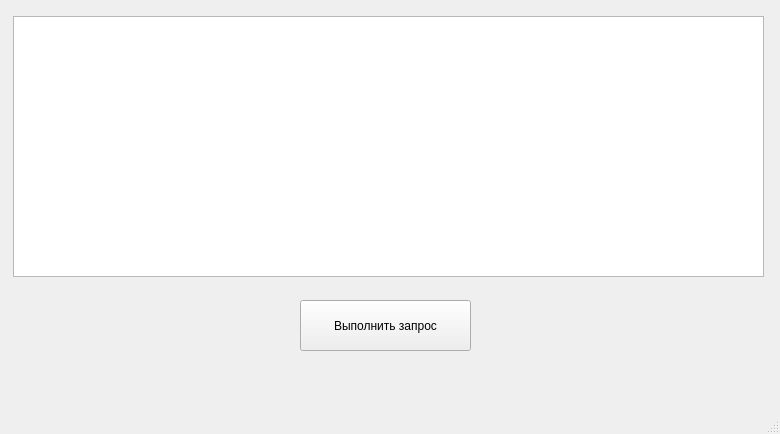
<?xml version="1.0" encoding="UTF-8"?>
<ui version="4.0">
 <class>MainWindow</class>
 <widget class="QMainWindow" name="MainWindow">
  <property name="geometry">
   <rect>
    <x>0</x>
    <y>0</y>
    <width>780</width>
    <height>434</height>
   </rect>
  </property>
  <property name="windowTitle">
   <string>MainWindow</string>
  </property>
  <widget class="QWidget" name="centralwidget">
   <widget class="QPushButton" name="pushButton">
    <property name="geometry">
     <rect>
      <x>300</x>
      <y>300</y>
      <width>171</width>
      <height>51</height>
     </rect>
    </property>
    <property name="text">
     <string>Выполнить запрос</string>
    </property>
   </widget>
   <widget class="QTextEdit" name="textEdit">
    <property name="geometry">
     <rect>
      <x>13</x>
      <y>16</y>
      <width>751</width>
      <height>261</height>
     </rect>
    </property>
   </widget>
  </widget>
  <widget class="QMenuBar" name="menubar">
   <property name="geometry">
    <rect>
     <x>0</x>
     <y>0</y>
     <width>780</width>
     <height>26</height>
    </rect>
   </property>
  </widget>
  <widget class="QStatusBar" name="statusbar"/>
 </widget>
 <resources/>
 <connections/>
</ui>
